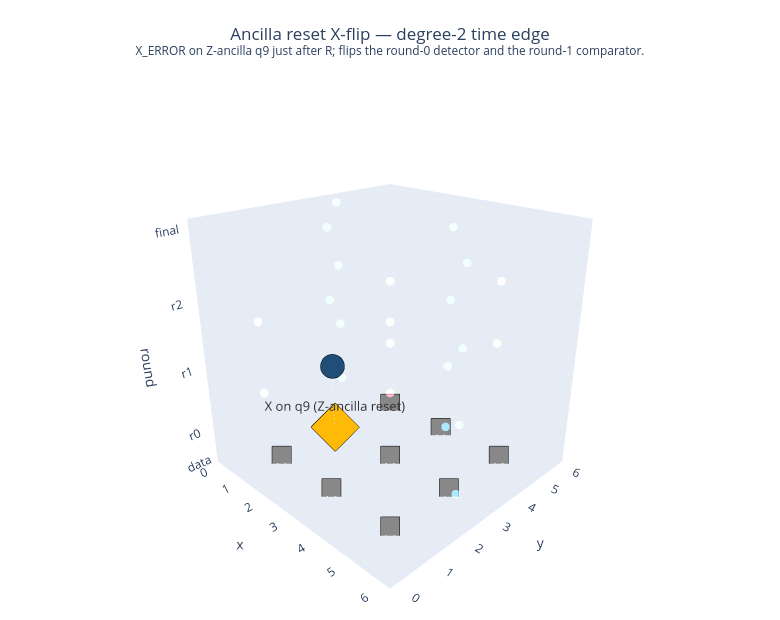

Notebook source saved alongside this figure:
### Markdown cell above
## 1. Ancilla reset X error → degree 2 (time edge)

An X flip on a Z-ancilla right after `R` flips the ancilla state from |0⟩ to |1⟩. The X commutes with the subsequent CNOTs (the ancilla is the target side, so X stays put). At measurement, the ancilla reads `1` instead of `0` — that flips two detectors: the round-0 detector (which is a direct measurement against the +1 stabilizer reference) **and** the round-1 detector (which compares round-1 to the flipped round-0).

This is a *degree-2 time edge* — same stabilizer, two consecutive rounds. Not a hyperedge.

### Code cell
# Tick 1 lands immediately after R / before the first H+CX layer of round 0.
circ = inject_after_tick(clean_circuit, n_tick=1, error_op='X_ERROR', qubits=[9])
fired = fired_detectors(circ)
print(f"Fired detectors: {fired}  (count = {len(fired)})")

fig = plot_event(
    fired,
    injection=(2.0, 2.0, 0.0, 'X on q9 (Z-ancilla reset)'),
    title='Ancilla reset X-flip — degree-2 time edge',
    subtitle='X_ERROR on Z-ancilla q9 just after R; flips the round-0 detector and the round-1 comparator.'
)
fig.show()

### Figure 1 — Plotly figure (JSON) as saved in the notebook; plotly's stock layout.template omitted (floating-point values rounded to 4 significant figures)
{"data": [{"hoverinfo": "text", "marker": {"color": ["rgba(70,130,180,0.25)", "rgba(70,130,180,0.25)", "rgba(70,130,180,0.25)", "rgba(70,130,180,0.25)", "rgba(214,93,107,0.25)", "rgba(70,130,180,0.25)", "rgba(214,93,107,0.25)", "rgba(70,130,180,0.25)", "rgba(70,130,180,0.25)", "rgba(214,93,107,0.25)", "rgba(70,130,180,0.25)", "rgba(214,93,107,0.25)", "rgba(214,93,107,0.25)", "rgba(70,130,180,0.25)", "rgba(214,93,107,0.25)", "rgba(70,130,180,0.25)", "rgba(70,130,180,0.25)", "rgba(214,93,107,0.25)", "rgba(70,130,180,0.25)", "rgba(214,93,107,0.25)", "rgba(70,130,180,0.25)", "rgba(70,130,180,0.25)", "rgba(70,130,180,0.25)", "rgba(70,130,180,0.25)"], "line": {"width": 0}, "size": 5}, "mode": "markers", "name": "detectors (idle)", "showlegend": false, "text": ["det 0 | round 0 | Z-type", "det 1 | round 0 | Z-type", "det 2 | round 0 | Z-type", "det 3 | round 0 | Z-type", "det 4 | round 1 | X-type", "det 5 | round 1 | Z-type", "det 6 | round 1 | X-type", "det 7 | round 1 | Z-type", "det 8 | round 1 | Z-type", "det 9 | round 1 | X-type", "det 10 | round 1 | Z-type", "det 11 | round 1 | X-type", "det 12 | round 2 | X-type", "det 13 | round 2 | Z-type", "det 14 | round 2 | X-type", "det 15 | round 2 | Z-type", "det 16 | round 2 | Z-type", "det 17 | round 2 | X-type", "det 18 | round 2 | Z-type", "det 19 | round 2 | X-type", "det 20 | round 3 | Z-type", "det 21 | round 3 | Z-type", "det 22 | round 3 | Z-type", "det 23 | round 3 | Z-type"], "type": "scatter3d", "x": [0, 2, 4, 6, 2, 2, 4, 6, 0, 2, 4, 4, 2, 2, 4, 6, 0, 2, 4, 4, 0, 2, 4, 6], "y": [4, 2, 4, 2, 0, 2, 2, 2, 4, 4, 4, 6, 0, 2, 2, 2, 4, 4, 4, 6, 4, 2, 4, 2], "z": [0, 0, 0, 0, 1, 1, 1, 1, 1, 1, 1, 1, 2, 2, 2, 2, 2, 2, 2, 2, 3, 3, 3, 3]}, {"hoverinfo": "text", "marker": {"color": ["#1f4e79", "#1f4e79"], "line": {"color": "black", "width": 2}, "size": 14}, "mode": "markers", "name": "fired", "showlegend": false, "text": ["FIRED det 1 | round 0 | Z-type", "FIRED det 5 | round 1 | Z-type"], "type": "scatter3d", "x": [2, 2], "y": [2, 2], "z": [0, 1]}, {"hoverinfo": "skip", "line": {"color": "rgba(120,120,120,0.45)", "dash": "dot", "width": 2}, "mode": "lines", "showlegend": false, "type": "scatter3d", "x": [2, 2], "y": [2, 2], "z": [0, -0.5]}, {"hoverinfo": "skip", "line": {"color": "rgba(120,120,120,0.45)", "dash": "dot", "width": 2}, "mode": "lines", "showlegend": false, "type": "scatter3d", "x": [2, 2], "y": [2, 2], "z": [1, -0.5]}, {"hoverinfo": "text", "marker": {"color": "#888888", "line": {"color": "black", "width": 1}, "size": 10, "symbol": "square"}, "mode": "markers+text", "name": "data qubits", "showlegend": false, "text": ["q1", "q3", "q5", "q8", "q10", "q12", "q15", "q17", "q19"], "textfont": {"color": "#333", "size": 10}, "textposition": "bottom center", "type": "scatter3d", "x": [1, 3, 5, 1, 3, 5, 1, 3, 5], "y": [1, 1, 1, 3, 3, 3, 5, 5, 5], "z": [-0.5, -0.5, -0.5, -0.5, -0.5, -0.5, -0.5, -0.5, -0.5]}, {"hoverinfo": "text", "marker": {"color": "#ffba08", "line": {"color": "black", "width": 2}, "size": 16, "symbol": "diamond"}, "mode": "markers+text", "name": "injected error", "showlegend": false, "text": ["X on q9 (Z-ancilla reset)"], "textfont": {"color": "#333", "size": 13}, "textposition": "top center", "type": "scatter3d", "x": [2], "y": [2], "z": [0]}], "layout": {"height": 620, "margin": {"b": 0, "l": 0, "r": 0, "t": 80}, "paper_bgcolor": "white", "scene": {"aspectmode": "cube", "bgcolor": "white", "camera": {"eye": {"x": 1.6, "y": -1.6, "z": 1}}, "xaxis": {"gridcolor": "#eee", "showgrid": true, "title": {"text": "x"}, "zeroline": false}, "yaxis": {"gridcolor": "#eee", "showgrid": true, "title": {"text": "y"}, "zeroline": false}, "zaxis": {"gridcolor": "#eee", "showgrid": true, "ticktext": ["data", "r0", "r1", "r2", "final"], "tickvals": [-0.5, 0, 1, 2, 3], "title": {"text": "round"}, "zeroline": false}}, "title": {"text": "Ancilla reset X-flip — degree-2 time edge<br><sup>X_ERROR on Z-ancilla q9 just after R; flips the round-0 detector and the round-1 comparator.</sup>", "x": 0.5, "xanchor": "center"}, "width": 780}}
